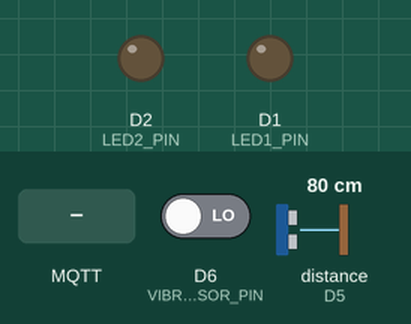
Simulated run of this sketch. Board: ESP8266 (NodeMCU). On the bench: output pins drawn as LEDs (lit = HIGH). Wiring (inferred from the names in the program): ultrasonic range finder: trigger D4; echo D5. Inputs (shaded band) come from the test bench; at power-on: D6 (VIBRATION_SENSOR_PIN) LOW, distance to the obstacle (sensor on D5) 80 cm. The echo pulse lasts 58.3 µs per cm; WiFi joins after 1.5 s; servers stay silent unless stated; random numbers use the default seed unless the sketch sets one; no MQTT or app messages arrive unless stated; pins used as bus, display or sensor lines are not drawn; what the sketch prints to the serial monitor is not drawn.

Above: at 2.7 s.
2.8 s: MQTT message "led1=" arrives on the first subscribed topic
At 4.0 s:
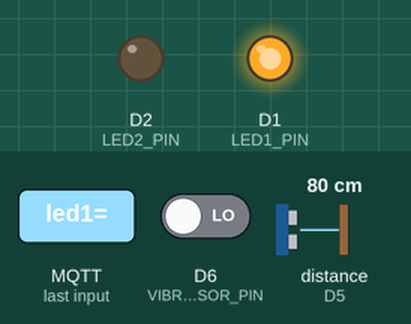
4.3 s: MQTT message "led2=" arrives on the first subscribed topic
At 5.2 s:
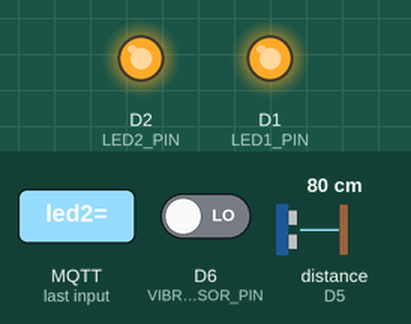
Timing chart, 0 to 7.3 s (numbered marks = the images above; inputs shaded):
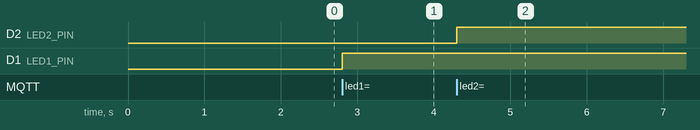

The sketch:

NodeMCU_MQTTv2.ino
```cpp
/*
    @desc: this is MQTT example, which publish/subscribe DUT's topics
    @step: 1. connect to WIFI
           2. establish mqtt connection, it's publisher and subscriber
 */

#include <ESP8266WiFi.h>
#include <PubSubClient.h>

#define MSG_BUFFER_SIZE (100)

//ESP8266 名稱
#define DUTNAME "MyESP8266"
//數值，自動累加
int value = 0;

//LEDx2
#define LED1_PIN D1
#define LED2_PIN D2

//距離感測器(HC-SR04)
#define SONA_TRIG_SENSOR_PIN D4
#define SONA_ECHO_SENSOR_PIN D5
//震動感測器(SW420)
#define VIBRATION_SENSOR_PIN D6

//WIFI網路的 SSID， 密碼
const char* ssid = "your_wifi_ssid";
const char* password = "your_wifi_password";

//Third-party MQTT Broker Domain Name ＆ Port
const char* mqtt_server = "broker.hivemq.com";
const int mqtt_port = 1883;

//MQTT topic & message
char send_topic[]="cs/dutTest_29/GetInfo";
char recv_topic[]="cs/dutTest_29/SetInfo";
char msg[MSG_BUFFER_SIZE];


WiFiClient espClient;
PubSubClient client(espClient);

//count time
unsigned long lastMsg = 0;

void setup_wifi() {

  delay(10);

  //Start to connect to WIFI
  printf("Connecting to %s\n", ssid);
  WiFi.mode(WIFI_STA);
  WiFi.begin(ssid, password);

  while (WiFi.status() != WL_CONNECTED) {
    delay(500);
    printf(".");
  }

  printf("WiFi connected, IP:%s\n", WiFi.localIP().toString().c_str());
}

void mqttconnect() {
  // Loop until we're reconnected
  while (!client.connected()) {
    printf("Attempting MQTT connection...\n");

    // Create a random client ID
    String clientId = "ESP8266Client-";
    clientId += String(random(0xffff), HEX);

    // Attempt to connect
    printf("client id:%s\n", clientId.c_str());
    if (client.connect(clientId.c_str())) {
      printf("MQTT connected\n");
      client.subscribe(recv_topic);
    } else {
      printf("failed, rc=%d\n", client.state());

      //Wait 5 seconds before retrying
      printf(" try again in 5 seconds\n");
      delay(5000);
    }
  }
}

void recvcallback(char* topic, byte* payload, unsigned int length) {
  Serial.print("Message arrived [");
  Serial.print(topic);
  Serial.print("] ");

  char str[64] = {0};
  memset(str, 0, sizeof(str));
  memcpy(str, payload, length);

  int val = -1;
  if(strstr(str,"led1=") != NULL){
    sscanf(str,"led1=%d", &val);
    digitalWrite(LED1_PIN,val);
    printf("Set LED1 to %s\n", (val==1)?"Enable":"Disable");
  }
  else if(strstr(str,"led2=") != NULL){
    sscanf(str,"led2=%d", &val);
    digitalWrite(LED2_PIN,val);
    printf("Set LED2 to %s\n", (val==1)?"Enable":"Disable");
  }
  else{
    printf("unknown str:%s\n", str);
  }

}

void setup() {
  //console baud rate
  Serial.begin(115200);

    //LED 輸出模式
  pinMode(LED1_PIN,OUTPUT);
  pinMode(LED2_PIN,OUTPUT);

  //聲納trig 輸出模式
  pinMode(SONA_TRIG_SENSOR_PIN,OUTPUT);


  //啟動WiFi連線
  setup_wifi();

  //設定 MQTT Broker ＆ Port
  client.setServer(mqtt_server, mqtt_port);
  client.setCallback(recvcallback);
}


void loop() {

  if (!client.connected()) {
    //啟動 MQTT 連線
    mqttconnect();
  }
  client.loop();

  //每2秒回報1次
  unsigned long now = millis();
  if (now - lastMsg > 2000) {
    lastMsg = now;

    //Test value
    ++value;

    //震動偵測
    int vibration_val = digitalRead(VIBRATION_SENSOR_PIN);

    //收集HC-SR04的距離值
    long duration;
    float distance;
    digitalWrite(SONA_TRIG_SENSOR_PIN,LOW);
    delayMicroseconds(2);
    digitalWrite(SONA_TRIG_SENSOR_PIN,HIGH);
    delayMicroseconds(10);
    digitalWrite(SONA_TRIG_SENSOR_PIN,LOW);
    duration = pulseIn(SONA_ECHO_SENSOR_PIN, HIGH);
    distance = (float)34000/1000000 * duration /2;

    snprintf (msg, MSG_BUFFER_SIZE, "{\"name\":\"%s\",\"value\":%d,\"vib\":\"%d\",\"dis\":\"%.2f\"}", DUTNAME, value, vibration_val, distance);
    printf("Publish message \"%s\" to [%s]\n",msg, send_topic);
    client.publish(send_topic, msg, true);
  }
}
```

Measured:
- after the input at 2.8 s, D1 (LED1_PIN): LOW → HIGH at once
- after the input at 4.3 s, D2 (LED2_PIN): LOW → HIGH at once
